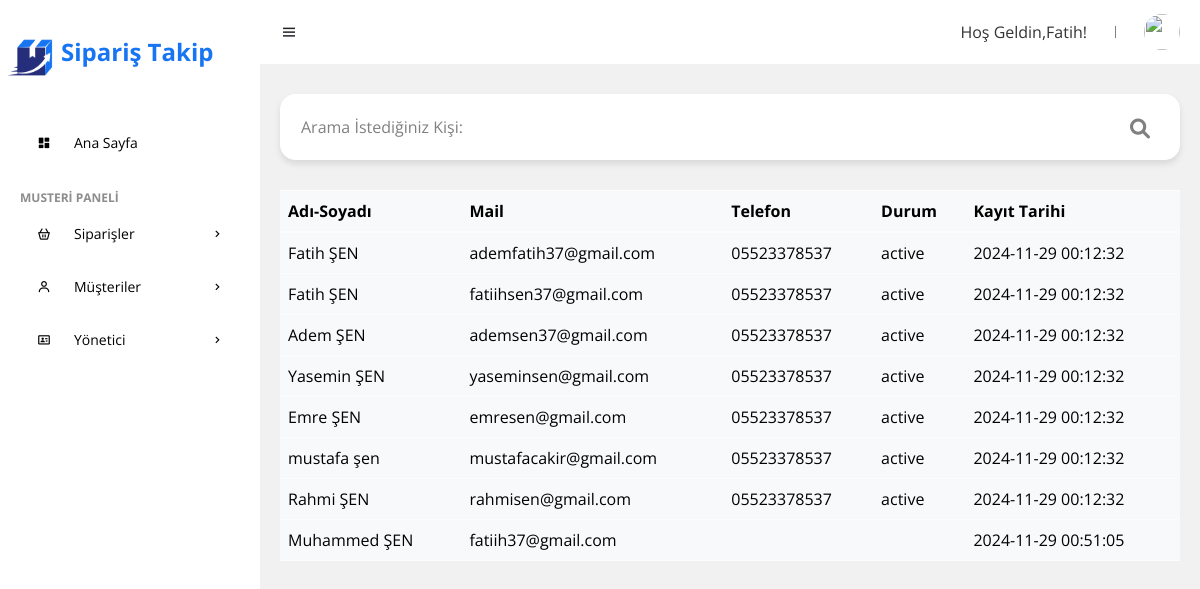
The page /admin/pages/customer/customer.php (signed in) on the database its author committed.
### tables this page shows
CREATE TABLE `uyeler` (
  `uye_id` int(11) NOT NULL,
  `uye_adi_soyadi` varchar(256) NOT NULL,
  `uye_mail` varchar(256) NOT NULL,
  `uye_password` varchar(256) NOT NULL,
  `uye_tel` varchar(20) NOT NULL,
  `account_status` varchar(50) NOT NULL,
  `uye_baslangict` datetime NOT NULL DEFAULT current_timestamp()
);

### admin/pages/customer/customer.php (the view, shortened to what this page needs)
<?php
require_once "../../islem/baglanti.php";
$searchQuery = isset($_GET['search']) ? $_GET['search'] : '';
if ($searchQuery) {
    $uye = $baglanti->prepare("SELECT * FROM uyeler WHERE uye_adi_soyadi LIKE :search ORDER BY uye_id ASC");
    $uye->bindValue(':search', '%' . $searchQuery . '%');
} else {
    $uye = $baglanti->prepare("SELECT * FROM uyeler ORDER BY uye_id ASC");
}
$uye->execute();
$uyeler = $uye->fetchAll(PDO::FETCH_ASSOC);
?>
<main>
    <form action="#" method="get">
        <div class="input-container">
            <input class="search" name="search" id="search" type="text" placeholder="Arama İstediğiniz Kişi:"
                value="<?php echo htmlspecialchars($searchQuery); ?>">
            <i class="fa fa-search"></i>
        </div>
    </form>
    <table class="table table-light table-hover rounded" id="orderTable">
        <thead class="table-light">
            <tr>
                <th>Adı-Soyadı</th>
                <th>Mail</th>
                <th>Telefon</th>
                <th>Durum</th>
                <th>Kayıt Tarihi</th>
            </tr>
        </thead>
        <tbody>
            <?php
            if ($uyeler) {
                foreach ($uyeler as $uyecek) {
            ?>
                    <tr class="item">
                        <td><?php echo htmlspecialchars($uyecek['uye_adi_soyadi']); ?></td>
                        <td><?php echo htmlspecialchars($uyecek['uye_mail']); ?></td>
                        <td><?php echo htmlspecialchars($uyecek['uye_tel']); ?></td>
                        <td><?php echo htmlspecialchars($uyecek['account_status']); ?></td>
                            <td><?php echo htmlspecialchars($uyecek['uye_baslangict']); ?></td>
                    </tr>
            <?php
                }
            } else {
                echo "<tr><td colspan='9'>Aramanıza uygun sonuç bulunamadı.</td></tr>";
            }
            ?>
        </tbody>
    </table>
</main>
<?php
include('../../includes/_layout.php');
?>

### admin/assets/css/style.css (style rules this page uses)
* { font-family: "Open Sans", sans-serif; margin: 0; padding: 0; box-sizing: border-box; }
:root { --grey: #f1f0f6; --dark-grey: #8d8d8d; --light: #fff; --dark: #000; --green: #81d43a; --light-green: #e3ffcb; --blue: #1775f1; --light-blue: #d0e4ff; --dark-blue: #0c5fcd; --red: #fc3b56; }
html { overflow-x: hidden; }
body { background: var(--grey); overflow-x: hidden; }
main { width: 100%; padding: 24px 20px 20px 20px; }
main form { margin-top: 6px; }

### admin/assets/css/adminListele.css (style rules this page uses)
.table { margin-left: 0; width: 100%; }

### admin/assets/css/customer.css (style rules this page uses)
.search { width: 100%; margin-bottom: 30px; background-color: white; border: 1px solid white; border-radius: 15px; padding: 20px; box-shadow: 0 4px 6px rgba(0, 0, 0, 0.1); transition: border-color 0.3s ease, box-shadow 0.3s ease, height 0.6s ease; }
.search::placeholder { color: grey; font-style: normal; }
.input-container { position: relative; width: 100%; display: flex; align-items: center; }
.input-container i { position: absolute; right: 30px; top: 25px; color: grey; font-size: 20px; }

### admin/assets/css/devam_eden.css (style rules this page uses)
.search { width: 100%; margin-bottom: 30px; background-color: white; border: 1px solid white; border-radius: 15px; padding: 20px; box-shadow: 0 4px 6px rgba(0, 0, 0, 0.1); transition: border-color 0.3s ease, box-shadow 0.3s ease, height 0.6s ease; }
.search::placeholder { color: grey; font-style: normal; }
.input-container { position: relative; width: 100%; display: flex; align-items: center; }
.input-container i { position: absolute; right: 30px; top: 25px; color: grey; font-size: 20px; }

### admin/assets/css/tum_siparis.css (style rules this page uses)
.search { width: 100%; margin-bottom: 30px; background-color: white; border: 1px solid white; border-radius: 15px; padding: 20px; box-shadow: 0 4px 6px rgba(0, 0, 0, 0.1); transition: border-color 0.3s ease, box-shadow 0.3s ease, height 0.6s ease; }
.search::placeholder { color: grey; font-style: normal; }
.input-container { position: relative; width: 100%; display: flex; align-items: center; }
.input-container i { position: absolute; right: 30px; top: 25px; color: grey; font-size: 20px; }

### rows shown on the page
uyeler: uye_adi_soyadi "Fatih ŞEN", uye_mail "ademfatih37@gmail.com", uye_tel "05523378537", account_status "active", uye_baslangict "2024-11-29 00:12:32"
uyeler: uye_adi_soyadi "Fatih ŞEN", uye_mail "fatiihsen37@gmail.com", uye_tel "05523378537", account_status "active", uye_baslangict "2024-11-29 00:12:32"
uyeler: uye_adi_soyadi "Adem ŞEN", uye_mail "ademsen37@gmail.com", uye_tel "05523378537", account_status "active", uye_baslangict "2024-11-29 00:12:32"
uyeler: uye_adi_soyadi "Yasemin ŞEN", uye_mail "yaseminsen@gmail.com", uye_tel "05523378537", account_status "active", uye_baslangict "2024-11-29 00:12:32"
uyeler: uye_adi_soyadi "Emre ŞEN", uye_mail "emresen@gmail.com", uye_tel "05523378537", account_status "active", uye_baslangict "2024-11-29 00:12:32"
uyeler: uye_adi_soyadi "mustafa şen", uye_mail "mustafacakir@gmail.com", uye_tel "05523378537", account_status "active", uye_baslangict "2024-11-29 00:12:32"
uyeler: uye_adi_soyadi "Rahmi ŞEN", uye_mail "rahmisen@gmail.com", uye_tel "05523378537", account_status "active", uye_baslangict "2024-11-29 00:12:32"
uyeler: uye_adi_soyadi "Muhammed ŞEN", uye_mail "fatiih37@gmail.com", uye_baslangict "2024-11-29 00:51:05"

### other values the page prints
$_SESSION['admin_adi'] "Fatih"
